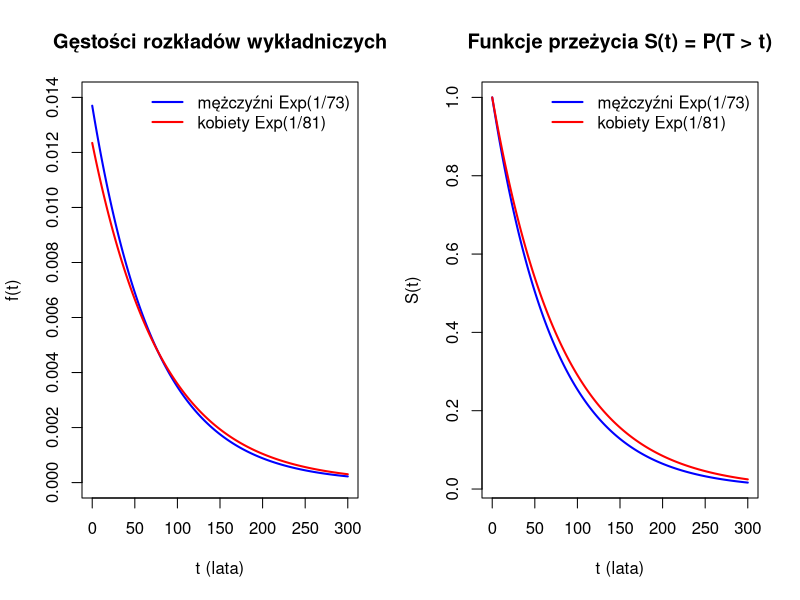

Reproduce this figure in R.
# ------------------------------------------------------------
# Wykorzystaj do modelowania długości życia rozkład wykładniczy. Średnia 
# długość życia na podstawie tablic życia z roku 2018 wynosi dla mężczyzn 
# 73 lata, dla kobiet 81 lat.
# a) Narysuj na jednym rysunku gęstości rozkładów wykładniczych Exp(1/73) 
#    i Exp(1/81) oraz na drugim funkcje przeżycia tych rozkładów.
# b) Oblicz wartości oczekiwane i odchylenia standardowe.
# ------------------------------------------------------------

lambda_m <- 1 / 73
lambda_k <- 1 / 81

# Gęstości i funkcje przeżycia
op <- par(mfrow = c(1, 2))

# Gęstości: f(t) = lambda * exp(-lambda * t)
curve(dexp(x, rate = lambda_m), from = 0, to = 300, n = 500,
      col = "blue", lwd = 2,
      ylim = c(0, 0.014),
      main = "Gęstości rozkładów wykładniczych",
      xlab = "t (lata)", ylab = "f(t)")
curve(dexp(x, rate = lambda_k), from = 0, to = 300, n = 500,
      col = "red", lwd = 2, add = TRUE)
legend("topright",
       legend = c("mężczyźni Exp(1/73)", "kobiety Exp(1/81)"),
       col = c("blue", "red"), lwd = 2, bty = "n")

# Funkcje przeżycia: S(t) = P(T > t) = exp(-lambda * t)
curve(pexp(x, rate = lambda_m, lower.tail = FALSE), from = 0, to = 300, n = 500,
      col = "blue", lwd = 2,
      main = "Funkcje przeżycia S(t) = P(T > t)",
      xlab = "t (lata)", ylab = "S(t)")
curve(pexp(x, rate = lambda_k, lower.tail = FALSE), from = 0, to = 300, n = 500,
      col = "red", lwd = 2, add = TRUE)
legend("topright",
       legend = c("mężczyźni Exp(1/73)", "kobiety Exp(1/81)"),
       col = c("blue", "red"), lwd = 2, bty = "n")

par(op)

# Wartość oczekiwana i odchylenie standardowe
# Dla Exp(lambda): E(T) = 1/lambda, Var(T) = 1/lambda^2, sd(T) = 1/lambda
wartosc_oczekiwana <- function(lambda) 1 / lambda
odchylenie_std     <- function(lambda) sqrt(1 / lambda^2)

wyniki <- data.frame(
  plec                = c("mężczyźni", "kobiety"),
  lambda              = c(lambda_m, lambda_k),
  wartosc_oczekiwana  = c(wartosc_oczekiwana(lambda_m), wartosc_oczekiwana(lambda_k)),
  odchylenie_std      = c(odchylenie_std(lambda_m), odchylenie_std(lambda_k))
)
print(wyniki, digits = 5)
